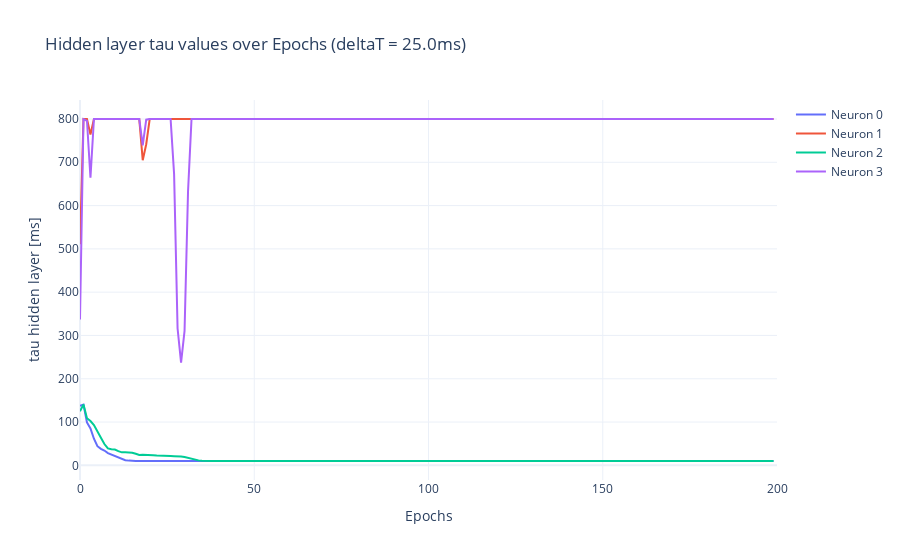

Write notebook code for a chart like this one.
### Markdown cell above
### Tau plots

### Code cell
# Function to plot tau values of hidden layer using Matplotlib
def plot_tau_hidden_matplotlib(beta1_values, num_epochs, deltaT, unique_folder_name):
    beta1_values = np.array(beta1_values)
    plt.figure(figsize=(14, 6))
    for i in range(beta1_values.shape[1]):
        plt.plot(range(num_epochs), -1000 * deltaT / np.log(beta1_values[:, i]))
    plt.xlabel('Epochs')
    plt.ylabel(r'tau hidden layer [ms]')
    plt.xlim(0, num_epochs)
    plt.ylim(0.001, None)
    plt.title(f'Hidden layer tau values over Epochs (deltaT = {deltaT}ms)')
    plt.grid(True)
    plt.savefig(os.path.join(unique_folder_name, 'tau_hidden_layer.png'), dpi=600)
    plt.close()
# Function to plot tau values of hidden layer using Plotly
def plot_tau_hidden_plotly(beta1_values, num_epochs, deltaT, unique_folder_name):
    beta1_values = np.array(beta1_values)
    fig_tau_hidden = go.Figure()
    for i in range(beta1_values.shape[1]):
        fig_tau_hidden.add_trace(go.Scatter(
            x=list(range(num_epochs)),
            y=-1000 * deltaT / np.log(beta1_values[:, i]),
            mode='lines',
            name=f'Neuron {i}'
        ))
    fig_tau_hidden.update_layout(
        title=f'Hidden layer tau values over Epochs (deltaT = {1000*deltaT}ms)',
        xaxis_title='Epochs',
        xaxis=dict(range=[0, num_epochs]),
        yaxis=dict(range=[0.1, None]),
        yaxis_title=r'tau hidden layer [ms]',
        template='plotly_white'
    )
    pio.write_html(fig_tau_hidden, file=os.path.join(unique_folder_name, 'interactive_tau_hidden_layer.html'))
    fig_tau_hidden.show()
# Plot tau values of hidden layer
plot_tau_hidden_matplotlib(beta1_values, num_epochs, deltaT, unique_folder_name)
plot_tau_hidden_plotly(beta1_values, num_epochs, deltaT, unique_folder_name)

### Figure 1 — Plotly figure (JSON) as saved in the notebook; plotly's stock layout.template omitted (floating-point values rounded to 4 significant figures; data arrays with more than 128 entries replaced by an {"elided": "..."} marker saying what was removed)
{"data": [{"mode": "lines", "name": "Neuron 0", "type": "scatter", "x": {"elided": "200 int values"}, "y": {"elided": "200 float values"}}, {"mode": "lines", "name": "Neuron 1", "type": "scatter", "x": {"elided": "200 int values"}, "y": {"elided": "200 float values"}}, {"mode": "lines", "name": "Neuron 2", "type": "scatter", "x": {"elided": "200 int values"}, "y": {"elided": "200 float values"}}, {"mode": "lines", "name": "Neuron 3", "type": "scatter", "x": {"elided": "200 int values"}, "y": {"elided": "200 float values"}}], "layout": {"title": {"text": "Hidden layer tau values over Epochs (deltaT = 25.0ms)"}, "xaxis": {"range": [0, 200], "title": {"text": "Epochs"}}, "yaxis": {"range": [0.1, null], "title": {"text": "tau hidden layer [ms]"}}}}
